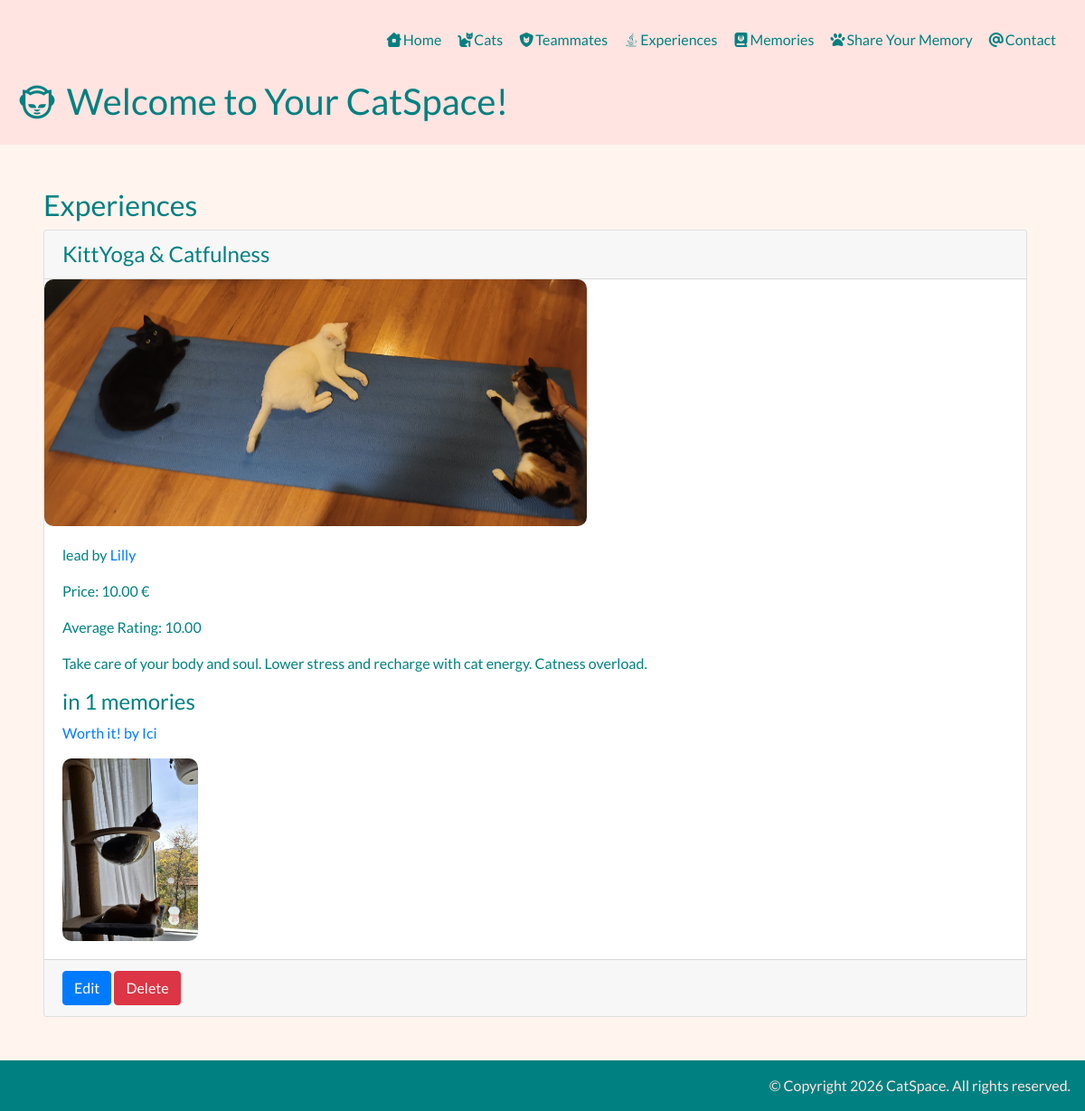
Page /experiences/kittyoga-catfulness-1/ on the committed database.
### experiences/models.py (models this page shows, shortened)
class Experience(TimeStampMixin):
    name = models.CharField(max_length=30, unique=True)
    description = models.TextField(blank=True)
    cover_image_url = models.URLField(null=True, blank=True)
    price = models.DecimalField(max_digits=5, decimal_places=2, validators=[MinValueValidator(0)])
    teammate = models.ForeignKey("teammates.Teammate", on_delete=models.SET_NULL, null=True, blank=True,
                                 related_name="experiences")
    is_available = models.BooleanField(default=True, blank=True)
    slug = models.SlugField(blank=True, unique=True)
    class Meta:
        ordering = ["-updated_at"]
    def __str__(self) -> str:
        return self.name

### teammates/models.py (models this page shows)
class Teammate(TimeStampMixin):
    name = models.CharField(max_length=30)
    description = models.TextField(blank=True)
    email = models.EmailField(max_length=100, unique=True)
    phone = PhoneNumberField(region="BG", blank=True, null=True)
    image_url = models.URLField(blank=True, null=True)
    username = models.CharField(max_length=30, unique=True, validators=[RegexValidator(r"^\w+\Z")])
    def __str__(self) -> str:
        return self.name

### memories/models.py (models this page shows, shortened)
class Memory(TimeStampMixin):
    title = models.CharField(max_length=30)
    author = models.CharField(max_length=30)
    description = models.TextField(blank=True)
    image = models.ImageField(upload_to="memories/", null=True, blank=True)
    rating = models.PositiveSmallIntegerField(validators=[MinValueValidator(1), MaxValueValidator(10)],
                                              null=True, blank=True)
    experience = models.ForeignKey("experiences.Experience", on_delete=models.SET_NULL, related_name="memories",
                                   null=True, blank=True)
    cats = models.ManyToManyField("cats.Cat", related_name="memories", blank=True)
    class Meta:
        ordering = ["updated_at"]
    def __str__(self) -> str:
        return f"{self.title} by {self.author}"

### experiences/views.py (the view)
# urls.py: path("", views.ExperienceDetail.as_view(), name="detail"),
class ExperienceDetail(DetailView):
    queryset = Experience.objects.select_related("teammate").prefetch_related("memories").annotate(
        avg_rating=Avg("memories__rating"))

### templates/experiences/experience_detail.html (shortened to what this page needs)
{% extends "base.html" %}
{% load static %}
{% block content %}
    <h2>Experiences</h2>
    <article class="card">
        <h4 class="card-header">{{ experience }}</h4>
        <div class="card-img">
            {% if experience.cover_image_url %}
                <img src="{{ experience.cover_image_url }}" alt="Cover Image" width="600px" height="auto">
            {% else %}
                <div class="my-3">
                    <img src="{% static 'images/yoga.jpg' %}" alt="Yoga Cats" width="600px" height="auto">
                </div>
            {% endif %}
        </div>
        <div class="card-body">
            {% if experience.teammate %}
                <p>lead by
                    <a href="{% url 'teammates:detail' experience.teammate.id %}">{{ experience.teammate }}</a>
                </p>
            {% endif %}
            <p>Price: {{ experience.price }} &euro;</p>
            {% if experience.avg_rating %}
                <p>Average Rating: {{ experience.avg_rating|floatformat:2 }}</p>
            {% endif %}
            {% if experience.description %}<p>{{ experience.description }}</p>{% endif %}
            <div>
                {% if experience.memories.count %}
                    <h4>in {{ experience.memories.count }} memories</h4>
                    {% for memory in experience.memories.all %}
                        <p><a href="{% url 'memories:detail' memory.pk %}">{{ memory }}</a></p>
                        {% if memory.image %}
                            <img src="{{ memory.image.url }}" alt="Memory Image" width="150px" height="auto">
                        {% endif %}
                    {% endfor %}
                {% endif %}
            </div>
        </div>
        <div class="card-footer">
            <a href="{% url 'experiences:update' experience.slug %}" class="btn btn-primary">Edit</a>
            <a href="{% url 'experiences:delete' experience.slug %}" class="btn btn-danger">Delete</a>
        </div>
    </article>
{% endblock %}

### static/css/styles.css (style rules this page uses)
body { background-color: seashell; font-family: 'Lato', sans-serif; color: teal; }
.card { margin-bottom: 1rem; margin-right: 1rem; }
img { border-radius: 10px; }

### rows in the picture
Experience: name "KittYoga & Catfulness", cover_image_url (picture), teammate "Lilly", price "10.00", avg_rating "10.00", description "Take care of your body and soul. Lower stress and recharge with cat energy. Catness overload.", memories.count "1"
Memory: title+author "Worth it! by Ici", image (picture)
